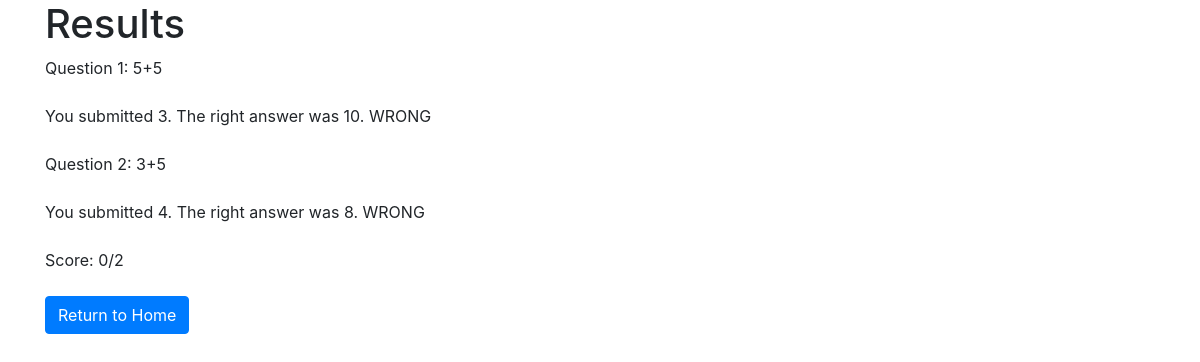
Page /quiz/5/results (signed in) on the earlier database version.
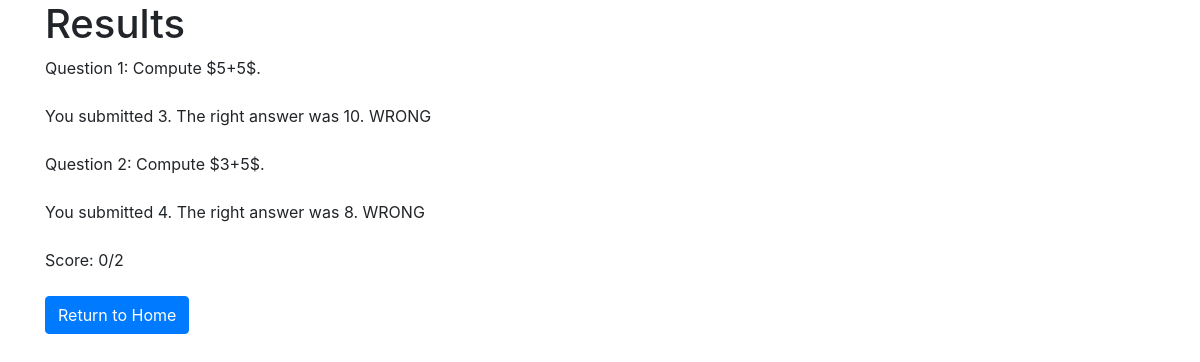
Same page on the later database version.
### quiz/models.py (models this page shows, shortened)
class Submission(models.Model):
    user = models.ForeignKey(User, on_delete = models.CASCADE)
    sub_time = models.DateTimeField("date submitted")
    question = models.ForeignKey(Question, on_delete = models.CASCADE)
    sub_answer = models.IntegerField(default = 0)
    @property
    def is_correct(self):
        return self.sub_answer == self.question.answer

class Question(models.Model):
    quiz = models.ForeignKey(Quiz, on_delete = models.CASCADE, default = 0)
    question_statement = models.CharField(max_length=200)
    answer = models.IntegerField(default=0) # Maybe change to string?
    solution = models.CharField(max_length=1000, default = "solution !")

### quiz/views.py (the view)
# urls.py: path('<int:quiz_id>/results', views.results, name = 'results'),
def results(request, quiz_id):
    if request.method == "POST":
        return HttpResponseRedirect(reverse('quiz:index'))
    curr_quiz = Quiz.objects.filter(id=quiz_id)[0]
    quiz_questions = curr_quiz.question_set.all()
    quiz_subs = Submission.objects.filter(user = request.user, question__quiz__id = quiz_id)
    recent_subs = quiz_subs.order_by('sub_time')[len(quiz_subs) - len(quiz_questions):len(quiz_subs)]
    score = 0
    for sub in recent_subs:
        if sub.is_correct:
            score += 1
    context = {
        'recent_subs': recent_subs,
        'score': score,
    }
    template = loader.get_template('quiz/results.html')
    return HttpResponse(template.render(context, request))

### quiz/templates/quiz/results.html (shortened to what this page needs)
<!DOCTYPE html>
<html>
  <head>
      <link rel="stylesheet" href="https://maxcdn.bootstrapcdn.com/bootstrap/4.4.1/css/bootstrap.min.css" />
  </head>
  <body>
    <div class = "container">
      <h1>{{curr_quiz.name}} Results</h1>
      {% for sub in recent_subs %}
        Question {{forloop.counter}}: {{sub.question.question_statement}} <br /> <br />
        You submitted {{sub.sub_answer}}.
        The right answer was {{sub.question.answer}}.
        {%if sub.is_correct %}
          CORRECT
        {% else %}
          WRONG
        {% endif %}
        <br /> <br />
      {% endfor %}
      Score: {{score}}/{{recent_subs|length}}
      <br /> <br />
      <form method = "POST">
        <button type = "submit" class = "btn btn-primary">Return to Home</button>
      </form>
    </div>
  </body>
</html>

Differences in the rows shown:
changed through a linked row, Submission: question.question_statement "5+5" → "Compute $5+5$."
changed through a linked row, Submission: question.question_statement "3+5" → "Compute $3+5$."
